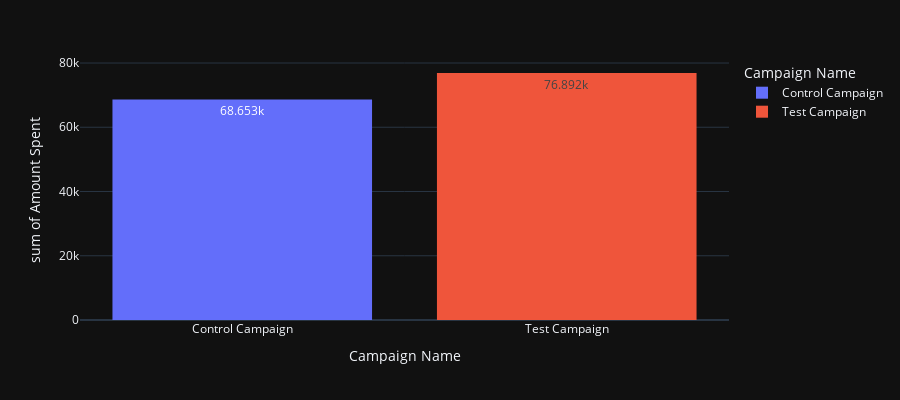

Here is the notebook cell this chart was saved with:
### Markdown cell above
## Website Engagement: 
The Control campaign had higher engagement on the website compared to the Test campaign, despite the Control campaign having lower website clicks. The Control campaign had 58.3k engagements on the website, while the Test campaign had 55.7k.

### Code cell
fig = px.histogram(df, x="Campaign Name", y="Amount Spent",
             color='Campaign Name',
             height=400,text_auto=True)
fig.show()

### Figure 1 — Plotly figure (JSON) as saved in the notebook; plotly's stock layout.template omitted (floating-point values rounded to 4 significant figures)
{"data": [{"alignmentgroup": "True", "bingroup": "x", "histfunc": "sum", "hovertemplate": "Campaign Name=%{x}<br>sum of Amount Spent=%{y}<extra></extra>", "legendgroup": "Control Campaign", "marker": {"color": "#636efa", "pattern": {"shape": ""}}, "name": "Control Campaign", "offsetgroup": "Control Campaign", "orientation": "v", "showlegend": true, "texttemplate": "%{value}", "type": "histogram", "x": ["Control Campaign", "Control Campaign", "Control Campaign", "Control Campaign", "Control Campaign", "Control Campaign", "Control Campaign", "Control Campaign", "Control Campaign", "Control Campaign", "Control Campaign", "Control Campaign", "Control Campaign", "Control Campaign", "Control Campaign", "Control Campaign", "Control Campaign", "Control Campaign", "Control Campaign", "Control Campaign", "Control Campaign", "Control Campaign", "Control Campaign", "Control Campaign", "Control Campaign", "Control Campaign", "Control Campaign", "Control Campaign", "Control Campaign", "Control Campaign"], "xaxis": "x", "y": [2280, 2149, 2490, 2319, 2697, 1875, 2774, 2024, 2177, 1876, 2596, 1757, 2675, 1803, 2939, 2496, 1892, 1962, 2233, 2061, 2421, 2375, 2343, 2324, 1940, 1835, 3083, 2544, 1900, 2813], "yaxis": "y"}, {"alignmentgroup": "True", "bingroup": "x", "histfunc": "sum", "hovertemplate": "Campaign Name=%{x}<br>sum of Amount Spent=%{y}<extra></extra>", "legendgroup": "Test Campaign", "marker": {"color": "#EF553B", "pattern": {"shape": ""}}, "name": "Test Campaign", "offsetgroup": "Test Campaign", "orientation": "v", "showlegend": true, "texttemplate": "%{value}", "type": "histogram", "x": ["Test Campaign", "Test Campaign", "Test Campaign", "Test Campaign", "Test Campaign", "Test Campaign", "Test Campaign", "Test Campaign", "Test Campaign", "Test Campaign", "Test Campaign", "Test Campaign", "Test Campaign", "Test Campaign", "Test Campaign", "Test Campaign", "Test Campaign", "Test Campaign", "Test Campaign", "Test Campaign", "Test Campaign", "Test Campaign", "Test Campaign", "Test Campaign", "Test Campaign", "Test Campaign", "Test Campaign", "Test Campaign", "Test Campaign", "Test Campaign"], "xaxis": "x", "y": [3008, 2790, 2420, 2831, 1972, 2537, 2516, 3076, 1968, 1979, 2626, 2542, 2712, 3112, 2899, 2407, 2078, 2928, 2311, 2915, 2247, 2805, 2365, 1977, 2710, 2297, 2458, 2838, 2916, 2652], "yaxis": "y"}], "layout": {"barmode": "relative", "height": 400, "legend": {"title": {"text": "Campaign Name"}, "tracegroupgap": 0}, "margin": {"t": 60}, "xaxis": {"anchor": "y", "categoryarray": ["Control Campaign", "Test Campaign"], "categoryorder": "array", "domain": [0, 1], "title": {"text": "Campaign Name"}}, "yaxis": {"anchor": "x", "domain": [0, 1], "title": {"text": "sum of Amount Spent"}}}}
